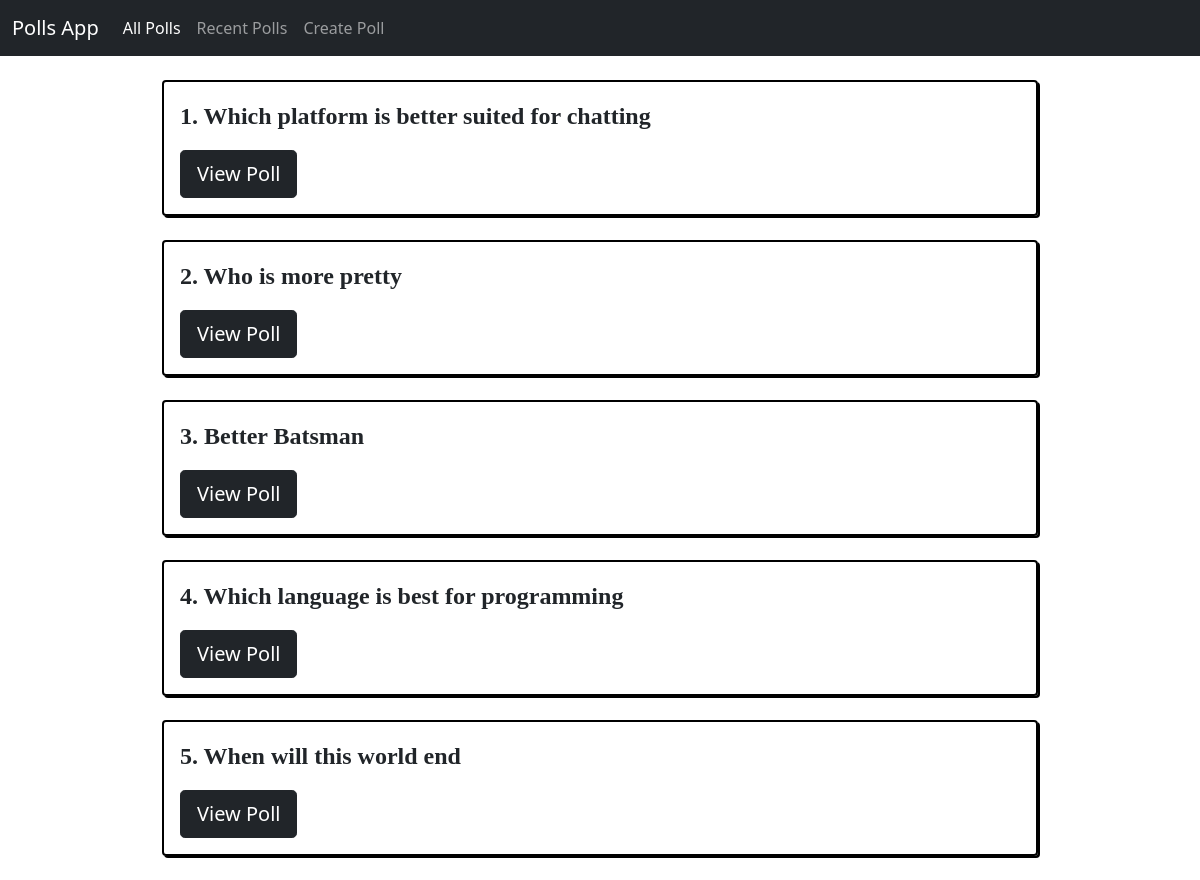
/polls/, run on an earlier commit of the app's database.
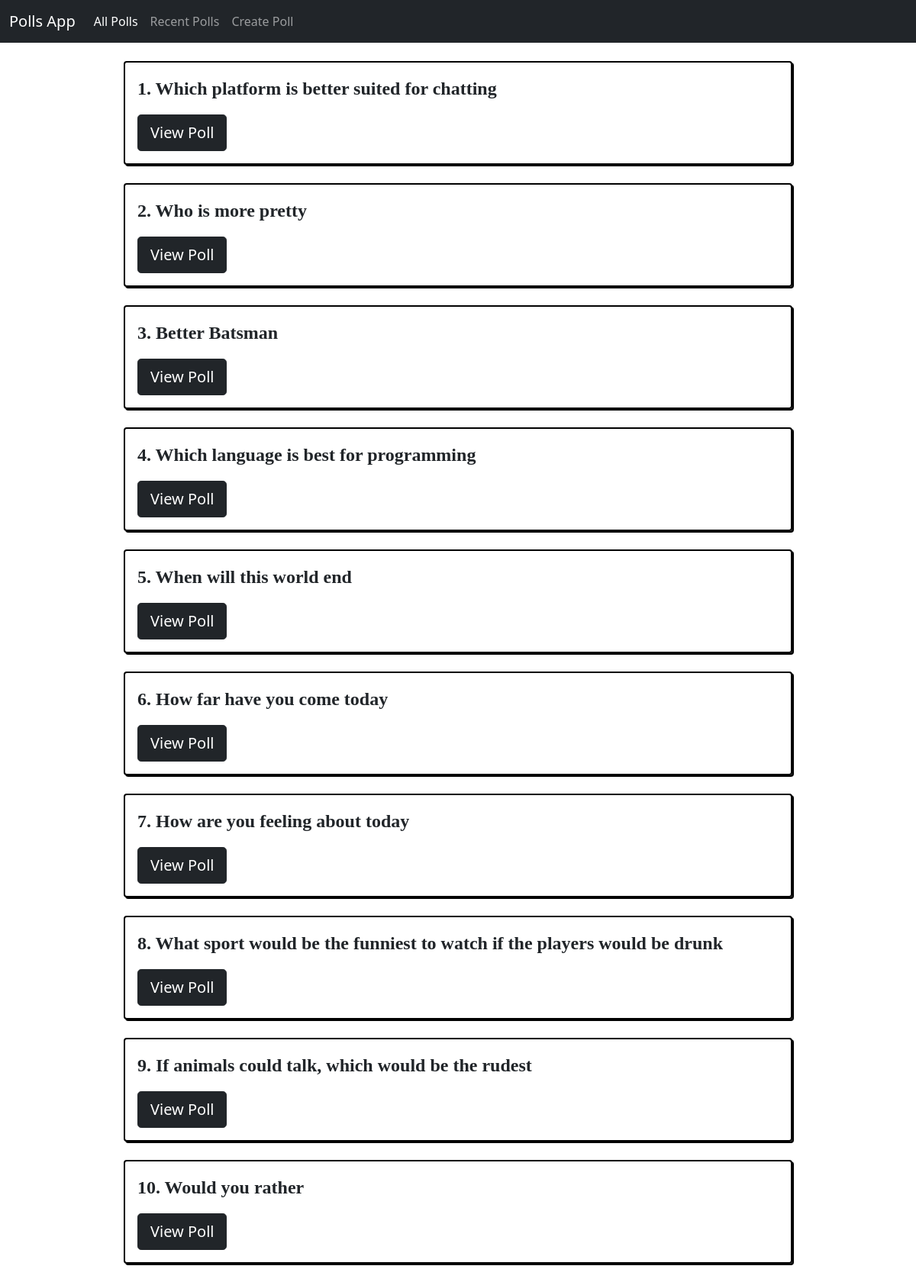
And on a later commit of the database.
### polls/models.py (models this page shows, shortened)
class Question(models.Model):
    question_text = models.CharField(max_length=1200)
    pub_date = models.DateTimeField('date published')

### polls/views.py (the view)
# urls.py: path('', views.index, name = 'index'),
def index(request):
    polls_list = Question.objects.all().order_by('pub_date')
    return render(request,'polls/index.html',{'polls_list':polls_list})

### polls/templates/polls/index.html (shortened to what this page needs)
<!doctype html>
<html lang="en">
<head>
    <link href="https://cdn.jsdelivr.net/npm/bootstrap@5.0.1/dist/css/bootstrap.min.css" rel="stylesheet"
>
</head>
<body>
    <nav class="navbar navbar-expand-lg navbar-dark bg-dark">
        <div class="container-fluid">
            <a class="navbar-brand" href="#">Polls App</a>
            <div class="collapse navbar-collapse" id="navbarSupportedContent">
                <ul class="navbar-nav me-auto mb-2 mb-lg-0">
                    <li class="nav-item">
                        <a class="nav-link active" aria-current="page" href="/polls">All Polls</a>
                    </li>
                    <li class="nav-item">
                        <a class="nav-link" href="/polls/recent">Recent Polls</a>
                    </li>
                    <li class="nav-item">
                        <a class="nav-link" href="/polls/create">Create Poll</a>
                    </li>
                </ul>
            </div>
        </div>
    </nav>
    <div class="container mt-4" style="width: 75%;">
        {%if polls_list%}
        {%for question in polls_list%}
        <div class="container-sm mb-4 question">
            <p class="questionText">{{forloop.counter}}. {{question.question_text}}</p>
            <a class="link" href="{%url 'polls:details' question.id%}"><button type="button" class="btn btn-dark btn-lg" style="margin-right: 10px;">View Poll</button></a>
        </div>
        {%endfor%}
        {%else%}
        <p style="align-self: center;">No polls available</p>
        {%endif%}
    </div>
</body>
</html>

### polls/templates/polls/index.html (style rules this page uses)
.questionText { font-family: 'Sen'; font-size: 24px; font-weight: 600; }
.link { color: white; text-decoration: none; }
.question { border: 2px solid black; padding: 1em; border-radius: 4px; box-shadow: 2px 2px black; }

What changed in the data, as far as the page shows it:
added Question: question_text "‍How far have you come today"
added Question: question_text "How are you feeling about today"
added Question: question_text "What sport would be the funniest to watch if the players would be drunk"
added Question: question_text "If animals could talk, which would be the rudest"
added Question: question_text "Would you rather"
